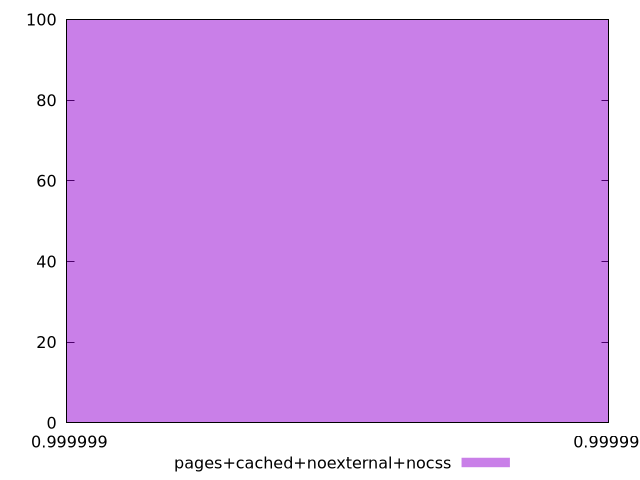

Here is the gnuplot script that generated this plot:
$_pagesCachedNoexternalNocss <<EOF
0.9999993380488859 100
EOF
set key outside below
set terminal pngcairo
set output "report_00006_2020-11-02T20-21-41.718Z/estimated-input-latency/pages+cached+noexternal+nocss//hist.png"
set yrange [0:100]
set boxwidth 4.323062270729413e-16
set style fill transparent solid 0.5 noborder
plot $_pagesCachedNoexternalNocss title "pages+cached+noexternal+nocss" with boxes ,
